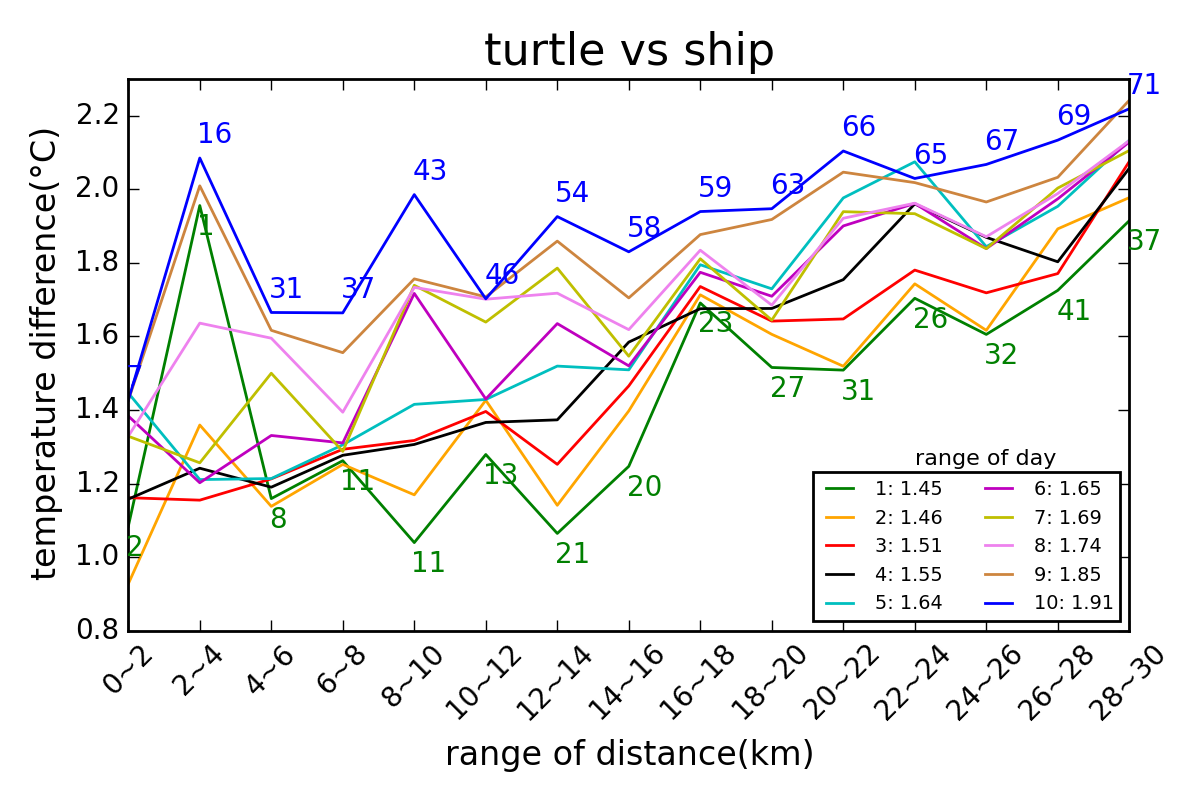

Reproduce this figure in Python.
# -*- coding: utf-8 -*-
"""
Created on Wed Jan 11 22:15:30 2017
plot the difference of temp  about turtle vs ship  with range of 10 type of day and 15 type of distance
@author: yifan
"""
import pandas as pd
import numpy as np
import matplotlib.pyplot as plt
from datetime import datetime, timedelta
from turtleModule import  np_datetime, dist,str2ndlist
from gettopo import gettopo
###################################################################################
def find_range(day,t1,t2,index1,index2,lon1,lat1,lon2,lat2):
    one,two=[],[]
    for r in np.arange(0,30,2):
        ix1,ix2=[],[]
        for i in index1:
            for j in index2:
                
                l = dist(lon1[i], lat1[i],lon2[j],lat2[j])
                if l<r+2 and l>=r:
                    t=abs(t1[i]-t2[j])
                    if t<timedelta(days=day):
                         ix1.append(i)
                         ix2.append(j)
        one.append(ix1)  #have 15 value,each value also have many value
        two.append(ix2)
    return  one,two  
                
day = [1,2,3,4,5,6,7,8,9,10]       # the four range of day to compare the ship vs turtle
obsData=pd.read_csv('ctdWithModTempByDepth.csv',index_col=0)
tf_index=np.where(obsData['TF'].notnull())[0]
obslat = pd.Series(obsData['LAT'][tf_index],index=tf_index)
obslon = pd.Series(obsData['LON'][tf_index],index=tf_index)
obstime = pd.Series(np_datetime(obsData['END_DATE'][tf_index]),index=tf_index)
obsDepth=pd.Series(str2ndlist(obsData['TEMP_DBAR'][tf_index]),index=tf_index)
obstemp=pd.Series(str2ndlist(obsData['TEMP_VALS'][tf_index]),index=tf_index)
turtle_id=obsData['PTT'][tf_index]

shipData=pd.read_csv('ship06-08_MODELtemp.csv',index_col=0)
shiplat=pd.Series(shipData['LAT'],index=shipData.index)
shiplon=pd.Series(shipData['LON'],index=shipData.index)
shiptime=pd.Series(shipData['time'],index=shipData.index)
shipdepth=pd.Series(str2ndlist(shipData['depth'],bracket=True),index=shipData.index)
shiptemp=pd.Series(str2ndlist(shipData['temperature'],bracket=True),index=shipData.index)
for i in range(len(shiptime)):
    shiptime[i]=datetime.strptime(shiptime[i], "%Y-%m-%d %H:%M:%S")  # change str to datatime

T=[] #index of turtle
S=[] #index of shipboard
for i in range(10):
    print i
    I=find_range(day[i],obstime,shiptime,tf_index,shipData.index,obslon ,obslat,shiplon,shiplat)
    t_index=I[0]
    s_indx=I[1]
    T.append(t_index)     #turtle index for different range of days
    S.append(s_indx)     #ship index  for different range of days
##  ######### the below compare ship profile with turtle profile that use the whole points of profile
'''
Mean_day=[] # mean difference of temp of turtle vs ship with range of different days and distance
Rms_day=[]
N1,N2,N3=[],[],[]#the number of ship profile,turtle profile,turtle
scales=[]
for d in range(10): # 4 kind of days 
    mean_r=[] # mean difference of temp of turtle vs ship with range of  10 type of distance for one day
    rms_r=[]
    for s in range(15): #each day includes 15 different range of distance
        indx=S[d][s] # ship index
        index=T[d][s]# turtle index
        INDX=pd.Series(indx).unique()
        scales.append(str(day[d])+'day '+str(2*s)+'~'+str(2+2*s)+'km')
        n1=len(INDX)
        n2=len(pd.Series(index).unique())
        n3=len(turtle_id[pd.Series(index).unique()].unique())
        N1.append(n1)
        N2.append(n2)
        N3.append(n3)
        print 'number of ship profile,turtle profile,turtle: ',str(day[d])+'day '+str(2*s)+'~'+str(2+2*s)+'km',n1,n2,n3
        
        Mean_turVSship,Rms_turVSship=[],[]
        for i in range(len(INDX)): 
            diff_turVSship=[] # each ship pofile have many turtle profile to compare the difference of temp
            for j in range(len(indx)):
                if indx[j]==INDX[i]:
                    for k in range(len(obsDepth[index[j]])):
                        for m in range(len(shipdepth[INDX[i]])):
                            if obsDepth[index[j]][k]==shipdepth[INDX[i]][m]:
                                dif_turVSship=abs(obstemp[index[j]][k]-shiptemp[INDX[i]][m])
                                diff_turVSship.append(dif_turVSship)
            if diff_turVSship!=[]: #  some turtle dive on the surface ,but the ship data start from the deeper depth
                mean_turVSship=np.mean(np.array(diff_turVSship))                           
                rms_turVSship=np.sqrt(np.sum(np.array(diff_turVSship)*np.array(diff_turVSship))/len(np.array(diff_turVSship)))
                Mean_turVSship.append(mean_turVSship)
                Rms_turVSship.append(rms_turVSship)
        mean=np.mean(np.array(Mean_turVSship)) #exact value of one day and one distance
        rms=np.mean(np.array(Rms_turVSship))
        mean_r.append(mean) # include 15 values
        rms_r.append(rms)
    Mean_day.append(mean_r) # include 4 values
    Rms_day.append(rms_r)    
data=pd.DataFrame()
data['scales']=pd.Series(scales)
data['number of ship profiles']=pd.Series(N1)
data['number of turtle profiles']=pd.Series(N2)
data['number of turtle']=pd.Series(N3)
data.to_csv('shipVSturtle_scales_big.csv')
'''
##  ######### the below compare ship profile with turtle profile that only use the bottom points of profile
Mean_day=[] # mean difference of temp of turtle vs ship with range of 4 type of day and 15 type of distance
Rms_day=[]
N1,N2,N3=[],[],[]#the number of ship profile,turtle profile,turtle
scales=[]
n_ID=[]
num=0
for d in range(10): # 4 kind of days 
    mean_r=[] # mean difference of temp of turtle vs ship with range of  10 type of distance for one day
    rms_r=[]
    for s in range(15): #each day includes 15 different range of distance
        indx=S[d][s] # ship index
        index=T[d][s]# turtle index
        INDX=pd.Series(indx).unique()
        scales.append(str(day[d])+'day '+str(2*s)+'~'+str(2+2*s)+'km')
        n1=len(INDX)
        n2=len(pd.Series(index).unique())
        n3=len(turtle_id[pd.Series(index).unique()].unique())
        N1.append(n1)
        N2.append(n2)
        N3.append(n3)
        print 'number of ship profile,turtle profile,turtle: ',str(day[d])+'day '+str(2*s)+'~'+str(2+2*s)+'km',n1,n2,n3
        
        Mean_turVSship,Rms_turVSship=[],[]
        ID_turtle=[]
        for i in range(len(INDX)):
            wd1=-gettopo(shiplat[INDX[i]],shiplon[INDX[i]])
            bm1=shipdepth[INDX[i]][-1]
            diff_turVSship=[] # each ship pofile be compared with  many turtle profile in the difference of temp
            if bm1>=wd1*0.9:
                for j in range(len(indx)):
                    if indx[j]==INDX[i]:
                        wd2=-gettopo(obslat[index[j]],obslon[index[j]])
                        bm2=obsDepth[index[j]][-1] # bottom depth of the turtle profile
                        if bm2>=wd2*0.9:
                            dif_turVSship=abs(obstemp[index[j]][-1]-shiptemp[INDX[i]][-1])
                            diff_turVSship.append(dif_turVSship)
                            ID_turtle.append(turtle_id[index[j]])
            if diff_turVSship ==[]:
                num+=1
            if diff_turVSship!=[]: #  some turtle dive on the surface ,but the ship data start from the deeper depth
                mean_turVSship=np.mean(np.array(diff_turVSship))                           
                rms_turVSship=np.sqrt(np.sum(np.array(diff_turVSship)*np.array(diff_turVSship))/len(np.array(diff_turVSship)))
                Mean_turVSship.append(mean_turVSship)
                Rms_turVSship.append(rms_turVSship)       
        mean=np.mean(np.array(Mean_turVSship)) #exact value of one day and one distance
        rms=np.mean(np.array(Rms_turVSship))
        mean_r.append(mean) # include 15 values
        rms_r.append(rms)
        ids=pd.Series(ID_turtle).unique()
        n_ID.append(len(ids))
    Mean_day.append(mean_r) # include 4 values
    Rms_day.append(rms_r)    
print num
N3_1=n_ID[0:15]      #N3[0:15]
N3_10=n_ID[-15:]      #N3[-15:]
color=['g','orange','r','k','c','m','y','violet','peru','b'] 
xlabes=['0~2','2~4','4~6','6~8','8~10','10~12','12~14','14~16','16~18','18~20','20~22','22~24','24~26','26~28','28~30']
fig=plt.figure()
ax=fig.add_subplot(111)
M,R=[],[]
for i in range(10):
    m_day=pd.Series.dropna(pd.Series(Mean_day[i]))
    r_day=pd.Series.dropna(pd.Series(Rms_day[i]))
    M.append(np.mean(m_day))
    R.append(np.mean(r_day))
    ax.plot(np.arange(0,15,1),Mean_day[i],color[i],label=str(i+1)+': '+str(round(np.mean(m_day),2)))
for i in range(15):
    if i==1:
       ax.text(i, 2.3, N3_10[i],
           color='b', fontsize=10)
    else:
       ax.text(i, Mean_day[9][i]+0.08, N3_10[i],
           #va='bottom', ha='right',
           #transform=ax.transAxes,
           color='b', fontsize=10)
for i in np.arange(2,15,1):
    ax.text(i, Mean_day[0][i]-0.2, N3_1[i],
           #va='bottom', ha='right',
           #transform=ax.transAxes,
           color='g', fontsize=10)
ax.set_ylim([0,2.4])
ax.set_xticks(range(15))
ax.set_xticklabels(xlabes,rotation=45)
ax.set_yticks(np.arange(0,2.4,0.2))
plt.title('turtle vs ship',fontsize=16)
plt.xlabel('range of distance(km)',fontsize=12)
plt.ylabel('temperature difference('+u'°C'+')',fontsize=12)  
plt.legend(loc='lower right',ncol=2,fontsize = 'x-small')
plt.text(11,0.73,'range of day',fontsize=8)
fig.tight_layout() # I use it to be sure that the labels can show up on the picture.
plt.savefig('different_km_range_bottom',dpi=200)       # different_km_range'
plt.show()
print 'mean(mean ship-turtle)',np.mean(np.array(M))#Mean_day
print 'mean(rms ship-turtle)',np.mean(np.array(R))#Rms_day

